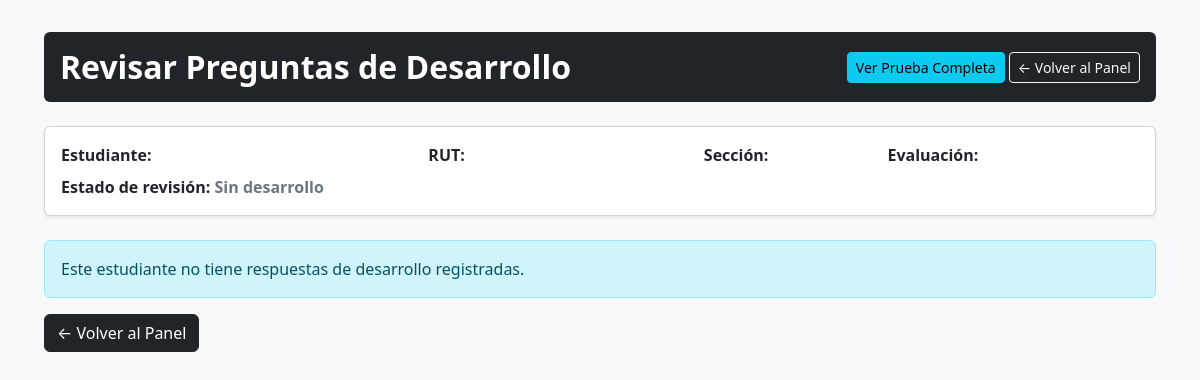
/profesor/revisar/19, run on an earlier commit of the app's database.
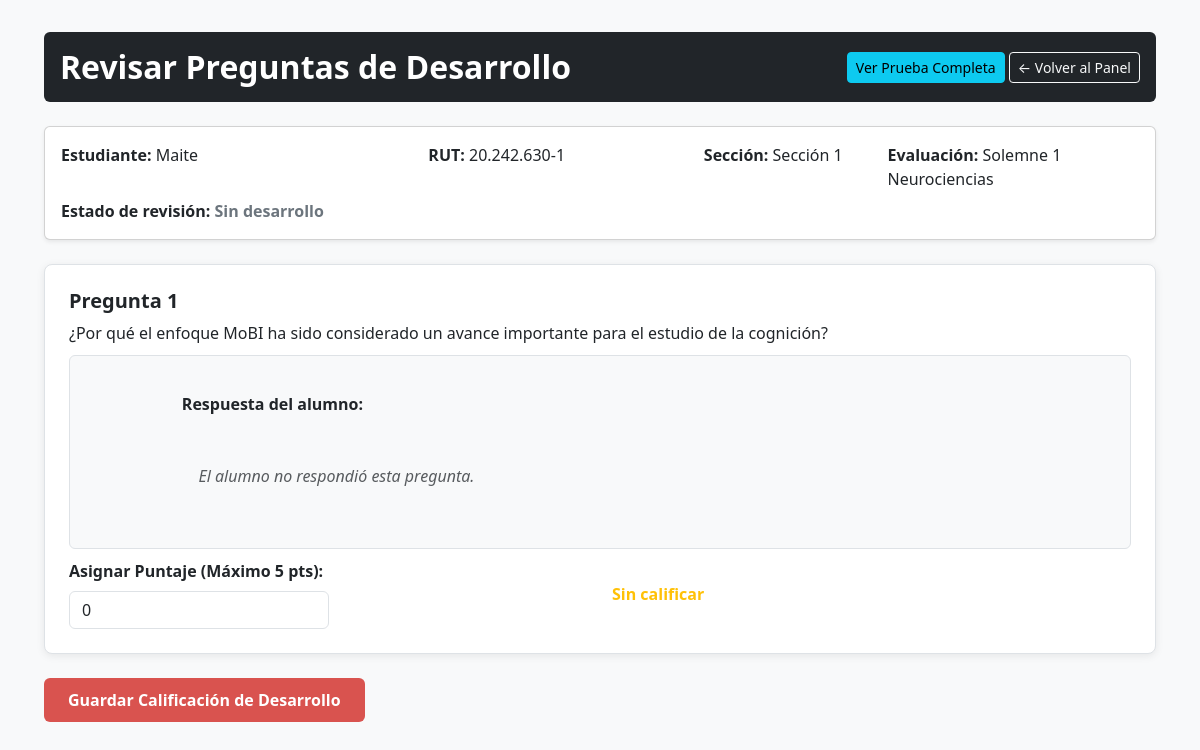
And on a later commit of the database.
### tables this page shows
CREATE TABLE intentos (
                id INTEGER PRIMARY KEY AUTOINCREMENT,
                evaluacion_id INTEGER,
                estudiante_nombre TEXT NOT NULL,
                estudiante_rut TEXT NOT NULL,
                seccion TEXT NOT NULL,
                puntaje_autocorregido REAL DEFAULT 0,
                puntaje_desarrollo REAL DEFAULT 0,
                puntaje_total_auto REAL DEFAULT 0,
                estado TEXT DEFAULT 'Completado',
                fecha TIMESTAMP DEFAULT CURRENT_TIMESTAMP,
                FOREIGN KEY (evaluacion_id) REFERENCES evaluaciones (id) ON DELETE CASCADE
            );

CREATE TABLE evaluaciones (
                id INTEGER PRIMARY KEY AUTOINCREMENT,
                titulo TEXT NOT NULL,
                seccion TEXT NOT NULL,
                duracion_minutos INTEGER DEFAULT 60,
                codigo_acceso TEXT NOT NULL
            );

CREATE TABLE respuestas_desarrollo (
                id INTEGER PRIMARY KEY AUTOINCREMENT,
                intento_id INTEGER,
                pregunta_id INTEGER,
                respuesta_texto TEXT,
                puntaje_asignado REAL DEFAULT NULL,
                FOREIGN KEY (intento_id) REFERENCES intentos (id) ON DELETE CASCADE,
                FOREIGN KEY (pregunta_id) REFERENCES preguntas (id) ON DELETE CASCADE
            );

CREATE TABLE preguntas (
                id INTEGER PRIMARY KEY AUTOINCREMENT,
                evaluacion_id INTEGER,
                tipo TEXT NOT NULL,
                enunciado TEXT NOT NULL,
                opcion_a TEXT, opcion_b TEXT, opcion_c TEXT, opcion_d TEXT,
                respuesta_correcta TEXT,
                puntaje INTEGER DEFAULT 1,
                orden INTEGER DEFAULT 0,
                FOREIGN KEY (evaluacion_id) REFERENCES evaluaciones (id) ON DELETE CASCADE
            );

### app.py (the view, shortened to what this page needs)
@app.route('/profesor/revisar/<int:intento_id>', methods=['GET', 'POST'])
def revisar_desarrollo(intento_id):
    conn = get_db()
    intento = db_execute(conn, '''
        SELECT i.*, e.titulo FROM intentos i JOIN evaluaciones e ON i.evaluacion_id = e.id WHERE i.id = ?
    ''', (intento_id,)).fetchone()
    respuestas = db_execute(conn, '''
        SELECT rd.*, p.enunciado, p.puntaje as puntaje_maximo
        FROM respuestas_desarrollo rd JOIN preguntas p ON rd.pregunta_id = p.id
        WHERE rd.intento_id = ?
    ''', (intento_id,)).fetchall()
    return render_template('revisar_desarrollo.html', intento=intento, respuestas=respuestas)

### app.py (called while the page is built)
def get_db():
    if DB_IS_POSTGRES:
        import psycopg2
        from psycopg2.extras import RealDictCursor
        conn = psycopg2.connect(DATABASE_PATH)
        conn.cursor_factory = RealDictCursor
        return conn
    else:
        conn = sqlite3.connect(DATABASE_PATH)
        conn.row_factory = sqlite3.Row
        conn.execute("PRAGMA foreign_keys = ON")
        return conn

def db_execute(conn, sql, params=None):
    if DB_IS_POSTGRES:
        sql = sql.replace('?', '%s')
    cursor = conn.cursor()
    if params:
        cursor.execute(sql, params)
    else:
        cursor.execute(sql)
    return cursor

@app.after_request
def add_header(response):
    response.headers['Cache-Control'] = 'no-store, no-cache, must-revalidate, post-check=0, pre-check=0, max-age=0'
    response.headers['Pragma'] = 'no-cache'
    response.headers['Expires'] = '-1'
    return response

### templates/revisar_desarrollo.html (shortened to what this page needs)
<!DOCTYPE html>
<html lang="es">
<head>
    <link rel="stylesheet" href="https://cdn.jsdelivr.net/npm/bootstrap@5.3.0/dist/css/bootstrap.min.css">
</head>
<body>
    <div class="container">
        <div class="d-flex justify-content-between align-items-center p-3 rounded header-bg mb-4">
            <h2 class="m-0 fw-bold">Revisar Preguntas de Desarrollo</h2>
            <div>
                <a href="/profesor/ver_prueba/{{ intento.id }}" class="btn btn-info btn-sm">Ver Prueba Completa</a>
                <a href="/profesor" class="btn btn-outline-light btn-sm">&larr; Volver al Panel</a>
            </div>
        </div>
        <div class="card shadow-sm p-3 mb-4">
            <div class="row">
                <div class="col-md-4"><strong>Estudiante:</strong> {{ intento.estudiante_nombre }}</div>
                <div class="col-md-3"><strong>RUT:</strong> {{ intento.estudiante_rut }}</div>
                <div class="col-md-2"><strong>Sección:</strong> {{ intento.seccion }}</div>
                <div class="col-md-3"><strong>Evaluación:</strong> {{ intento.titulo }}</div>
            </div>
            <div class="row mt-2">
                <div class="col-md-12">
                    <strong>Estado de revisión:</strong>
                    {% if intento.estado_revision == 'completado' %}
                        <span class="estado-completado">Completada</span>
                    {% elif intento.estado_revision == 'pendiente' %}
                        <span class="estado-pendiente">Pendiente</span>
                    {% else %}
                        <span class="estado-sin-desarrollo">Sin desarrollo</span>
                    {% endif %}
                </div>
            </div>
        </div>
        <form method="POST">
            {% if respuestas %}
                {% for r in respuestas %}
                <div class="card-pregunta">
                    <h5 class="fw-bold">Pregunta {{ loop.index }}</h5>
                    <p class="mb-2">{{ r.enunciado }}</p>
                    <div class="respuesta-box">
                        <strong>Respuesta del alumno:</strong><br>
                        {% if r.respuesta_texto %}
                            {{ r.respuesta_texto }}
                        {% else %}
                            <em class="text-muted">El alumno no respondió esta pregunta.</em>
                        {% endif %}
                    </div>
                    <div class="row align-items-center">
                        <div class="col-md-6">
                            <label class="form-label fw-bold">Asignar Puntaje (Máximo {{ r.puntaje_maximo }} pts):</label>
                            <input type="number" step="0.5" name="puntaje_{{ r.id }}" value="{{ r.puntaje_asignado or 0 }}" max="{{ r.puntaje_maximo }}" min="0" class="form-control w-50">
                        </div>
                        <div class="col-md-6">
                            {% if r.puntaje_asignado is not none %}
                                <span class="estado-completado">Calificada</span>
                            {% else %}
                                <span class="estado-pendiente">Sin calificar</span>
                            {% endif %}
                        </div>
                    </div>
                </div>
                {% endfor %}
                <button type="submit" class="btn btn-udp">Guardar Calificación de Desarrollo</button>
            {% else %}
                <div class="alert alert-info">
                    Este estudiante no tiene respuestas de desarrollo registradas.
                </div>
                <a href="/profesor" class="btn btn-dark">&larr; Volver al Panel</a>
            {% endif %}
        </form>
    </div>
</body>
</html>

What changed in the data, as far as the page shows it:
added intentos: estudiante_nombre "Maite", estudiante_rut "20.242.630-1", seccion "Sección 1"
now on this page (row unchanged): evaluaciones: titulo "Solemne 1 Neurociencias"
added respuestas_desarrollo: enunciado "¿Por qué el enfoque MoBI ha sido considerado un avance importante para el estudio de la cognición?", respuesta_texto "El alumno no respondió esta pregunta.", puntaje_maximo "5", puntaje_asignado "0"
Also different on the page:
text no longer shown: "Este estudiante no tiene respuestas de desarrollo registradas. ← Volver al Panel"
text now shown: "Guardar Calificación de Desarrollo"
